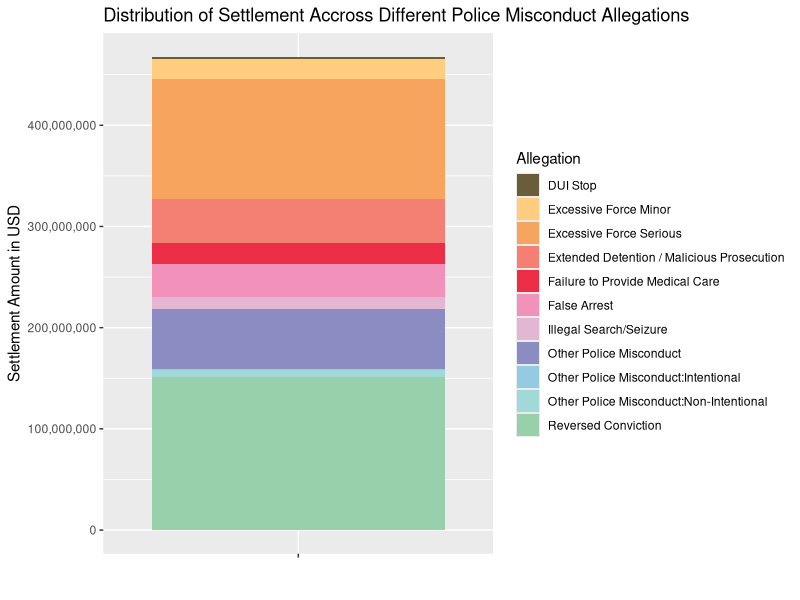

Reproduce this figure in R.
library(tidyverse)
library(stringr)
library(tidyr)
library(RColorBrewer)

chicago <- read.csv("../data/chicago_edited.csv")

ccc_chart_df <- chicago %>% 
  mutate(allegation = str_sub(summary_allegations, 32)) %>% 
  select(allegation, amount_awarded) %>% 
  filter(allegation != "", 
         allegation != "Other Police Misconduct:Non-Intentional",
         allegation != "Other Police Misconduct:Intentional") %>% 
  filter(is.na(amount_awarded) == FALSE)

ccc_chart_df2 <- chicago %>% 
  mutate(allegation = str_sub(summary_allegations, 32)) %>% 
  select(allegation, amount_awarded) %>% 
  filter(allegation == "Excessive Force Minor" | 
         allegation == "False Arrest" | 
         allegation == "Illegal Search/Seizure") %>% 
  filter(is.na(amount_awarded) == FALSE)



chicago_chart <- ggplot(ccc_chart_df) +
  geom_boxplot(
    aes(
      x = allegation,
      y = amount_awarded
    )
  ) + 
  scale_y_continuous(labels = scales::comma)


chicago_chart2 <- ggplot(ccc_chart_df2) +
  geom_boxplot(
    aes(
      x = allegation,
      y = amount_awarded
    ) 
  ) + 
  scale_y_continuous(labels = scales::comma) 


ccc_chart_df3 <- chicago %>% 
  mutate(Allegation = str_sub(summary_allegations, 32)) %>% 
  select(Allegation, amount_awarded) %>% 
  group_by(Allegation) %>% 
  summarise(total_settlements = sum(amount_awarded)) %>% 
  filter(Allegation != "")


chichart <- ggplot(ccc_chart_df3) +
  aes(fill = Allegation, x = "", y = total_settlements) +
  geom_bar(position="stack", stat="identity") + 
  scale_y_continuous(labels = scales::comma) +
  labs(
    x = "",
    y = "Settlement Amount in USD",
    title = "Distribution of Settlement Accross Different Police Misconduct Allegations"
  ) + scale_fill_manual(values = c("#695D3A","#fecd80",
                                   "#f7a55e","#f38072",
                                   "#ec2d46", "#f292bb","#e3b7d4",
                                   "#8b8cc1","#95cbe2",
                                   "#a1d9d9", "#98d0ab"))

chichart













locations <- c("Vietnam", "Vietnam", "Vietnam", "Vietnam", "Vietnam",
        "USA", "USA", "USA", "USA", "USA",
        "Antarctica", "Antarctica", "Antarctica","Antarctica","Antarctica", 
        "Vietnam")

temp <- c(90, 80, 100, 110, 75, 
        66, 60, 70, 80, 50,
        26, 20, 10, 5, 15, 87)

df_weather <- data.frame(location = locations, degrees = temp)

weather_plot <- ggplot(df_weather) + geom_boxplot(
  aes(
    x = location,
    y = degrees
  )
)








